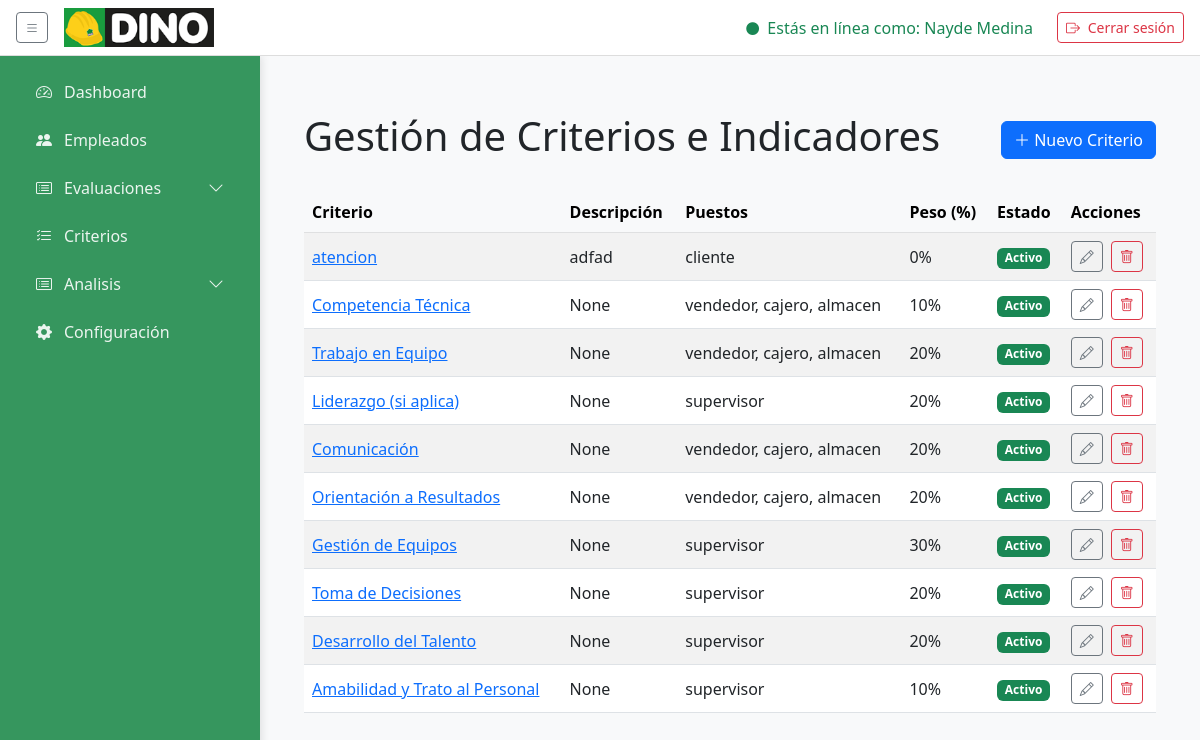
The app's page /criterios/ (signed in), older data.
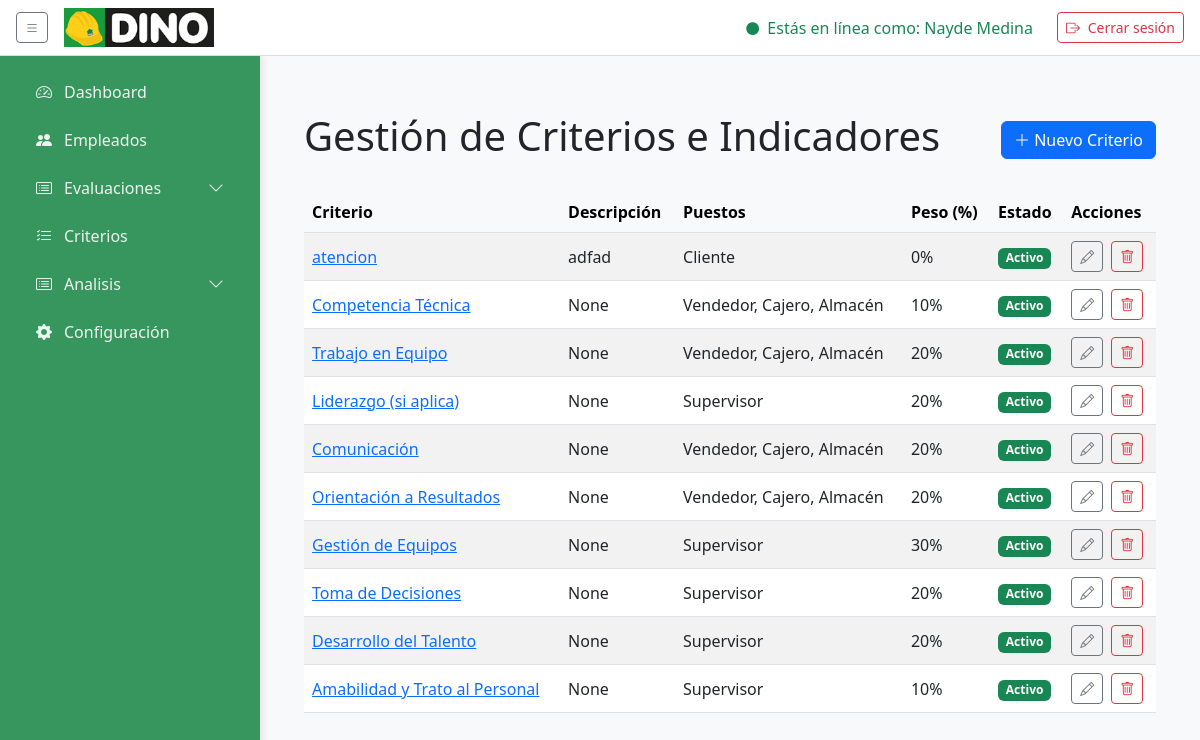
The same page, newer data.
### core/models.py (models this page shows, shortened)
class Puesto(models.Model):
    nombre = models.CharField(max_length=50, unique=True)
    descripcion = models.TextField(blank=True, null=True)

### core/views.py (the view)
# urls.py: path('criterios/',                    views.lista_criterios,   name='lista_criterios'),
@login_required
def lista_criterios(request):
    criterios = Criterio.objects.all()
    return render(request, 'criterios/lista_criterios.html', {
        'criterios': criterios
    })

### templates/criterios/lista_criterios.html (shortened to what this page needs)
{% extends "base/base.html" %}
{% load static %}
{% block content %}
<!DOCTYPE html>
<html lang="es">
<head>
  <link href="https://cdn.jsdelivr.net/npm/bootstrap@5.3.0/dist/css/bootstrap.min.css" rel="stylesheet">
  <link href="https://cdn.jsdelivr.net/npm/bootstrap-icons@1.10.5/font/bootstrap-icons.css" rel="stylesheet">
</head>
<body class="bg-light">
  <div class="container py-4">
    <div class="d-flex justify-content-between align-items-center mb-4">
      <h1>Gestión de Criterios e Indicadores</h1>
      <a href="{% url 'nuevo_criterio' %}" class="btn btn-primary">
        <i class="bi bi-plus-lg"></i> Nuevo Criterio
      </a>
    </div>
    <table class="table table-striped align-middle">
      <thead class="table-light">
        <tr>
          <th>Criterio</th>
          <th>Descripción</th>
          <th>Puestos</th>
          <th>Peso (%)</th>
          <th>Estado</th>
          <th>Acciones</th>
        </tr>
      </thead>
      <tbody>
      {% for c in criterios %}
        <tr>
          <td>
            <a href="{% url 'detalle_criterio' c.pk %}">
              {{ c.nombre }}
            </a>
          </td>
          <td>{{ c.descripcion }}</td>
          <td>
            {% for p in c.puestos.all %}
              {{ p.nombre }}{% if not forloop.last %}, {% endif %}
            {% endfor %}
          </td>
          <td>{{ c.peso }}%</td>
          <td>
            {% if c.estado == 'Activo' %}
              <span class="badge bg-success">Activo</span>
            {% else %}
              <span class="badge bg-secondary">Inactivo</span>
            {% endif %}
          </td>
          <td>
            <a href="{% url 'editar_criterio' c.pk %}" class="btn btn-sm btn-outline-secondary me-1">
              <i class="bi bi-pencil"></i>
            </a>
            <a href="{% url 'eliminar_criterio' c.pk %}" class="btn btn-sm btn-outline-danger">
              <i class="bi bi-trash"></i>
            </a>
          </td>
        </tr>
      {% empty %}
        <tr>
          <td colspan="6" class="text-center text-muted">
            No hay criterios registrados.
          </td>
        </tr>
      {% endfor %}
      </tbody>
    </table>
  </div>
</body>
</html>
{% endblock %}

Row changes from the older to the newer data that the page shows:
changed Puesto: nombre "cliente" → "Cliente"
changed Puesto: nombre "vendedor" → "Vendedor"
changed Puesto: nombre "cajero" → "Cajero"
changed Puesto: nombre "almacen" → "Almacén"
changed Puesto: nombre "supervisor" → "Supervisor"
